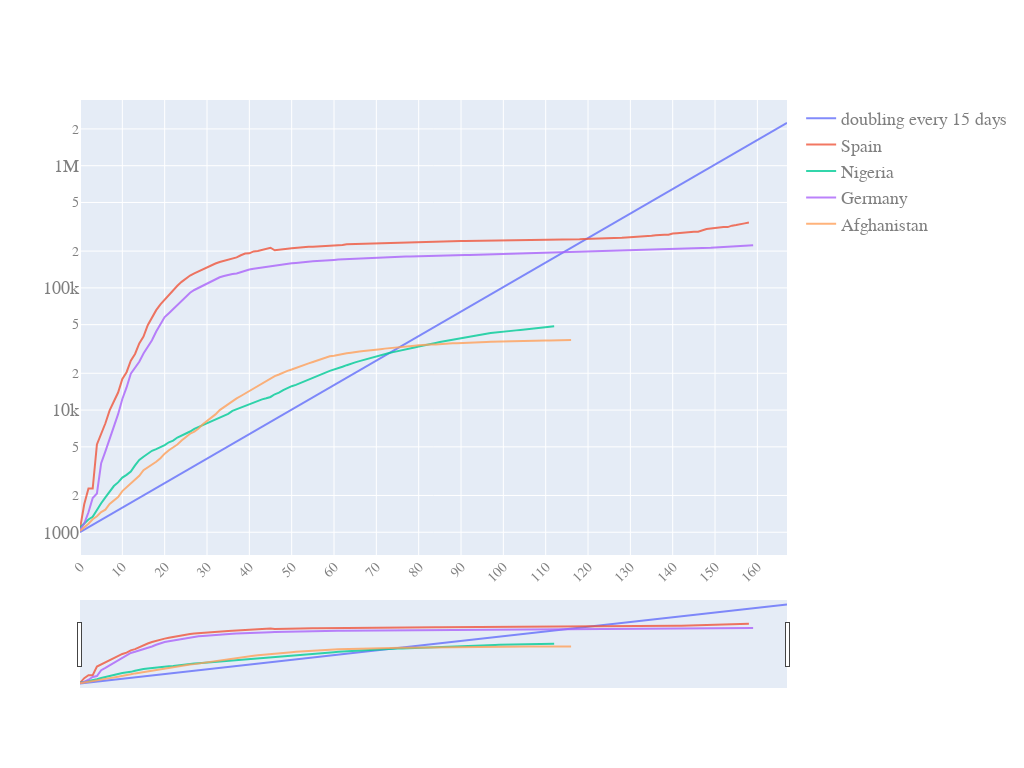

The notebook cell this image was saved under:
### Code cell
quick_plot(df_analyse.date,
           df_analyse.iloc[:,3:-1],
           y_scale='log',
           slider=True)

### Figure 1 — Plotly figure (JSON) as saved in the notebook; plotly's stock layout.template omitted (floating-point values rounded to 4 significant figures; data arrays with more than 128 entries replaced by an {"elided": "..."} marker saying what was removed)
{"data": [{"name": "doubling every 15 days", "opacity": 0.8, "type": "scatter", "x": {"elided": "168 int values"}, "y": {"elided": "168 float values"}}, {"name": "Spain", "opacity": 0.8, "type": "scatter", "x": {"elided": "168 int values"}, "y": {"elided": "168 int values"}}, {"name": "Nigeria", "opacity": 0.8, "type": "scatter", "x": {"elided": "168 int values"}, "y": {"elided": "168 int values"}}, {"name": "Germany", "opacity": 0.8, "type": "scatter", "x": {"elided": "168 int values"}, "y": {"elided": "168 int values"}}, {"name": "Afghanistan", "opacity": 0.8, "type": "scatter", "x": {"elided": "168 int values"}, "y": {"elided": "168 int values"}}], "layout": {"autosize": true, "font": {"color": "#7f7f7f", "family": "PT Sans, monospace", "size": 18}, "height": 768, "width": 1024, "xaxis": {"nticks": 20, "rangeslider": {"visible": true}, "tickangle": -45, "tickfont": {"color": "#7f7f7f", "size": 14}}, "yaxis": {"type": "log"}}}
